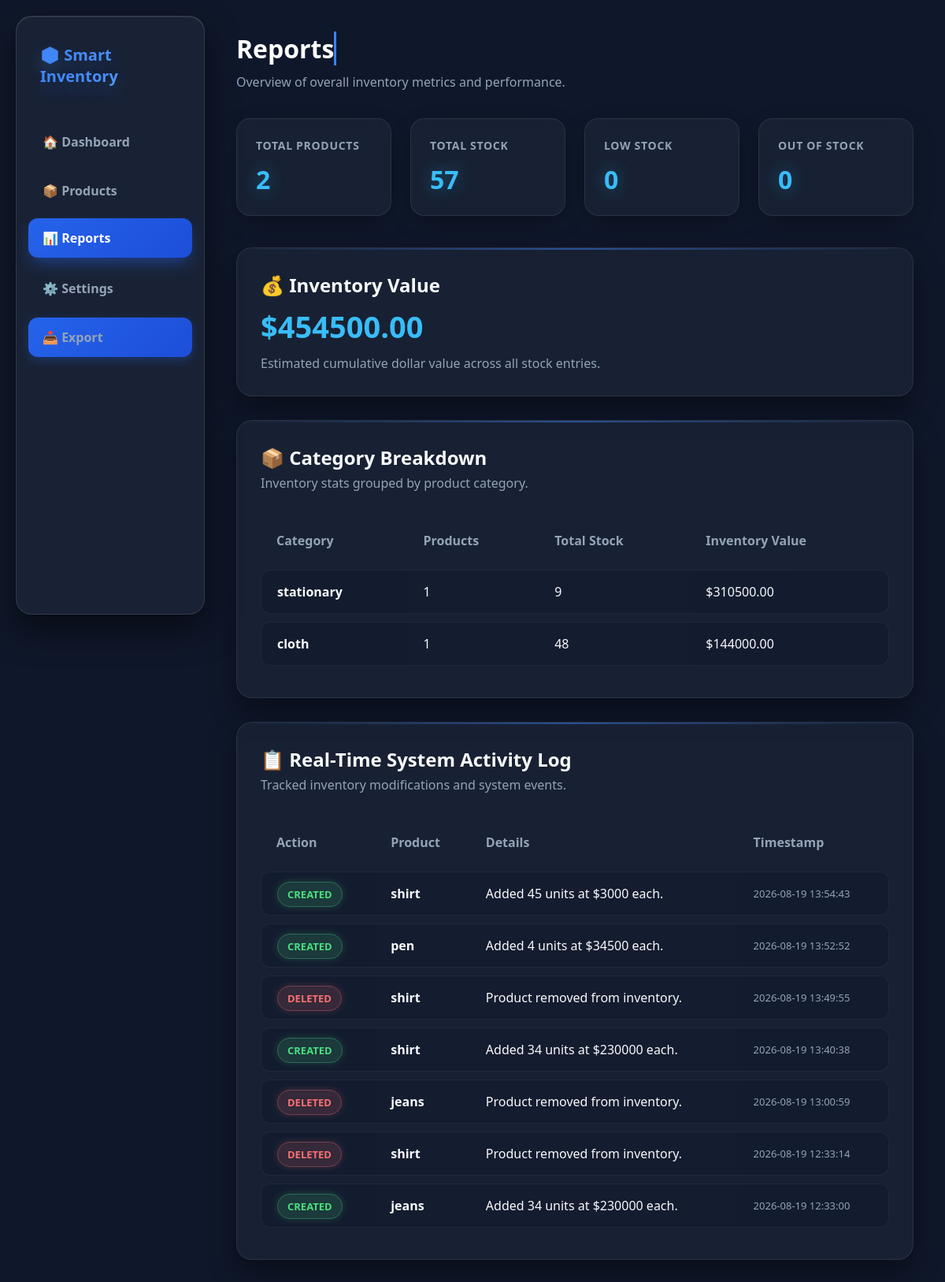
Page /reports on the committed database.
### tables this page shows
CREATE TABLE products (
            id INTEGER PRIMARY KEY AUTOINCREMENT,
            name TEXT NOT NULL,
            category TEXT NOT NULL,
            quantity INTEGER NOT NULL,
            price REAL NOT NULL
        );

CREATE TABLE history (
            id INTEGER PRIMARY KEY AUTOINCREMENT,
            action TEXT NOT NULL,
            product_name TEXT NOT NULL,
            details TEXT NOT NULL,
            timestamp DATETIME DEFAULT CURRENT_TIMESTAMP
        );

### app.py (the view)
@app.route("/reports")
def reports():
    conn = get_db()
    total_products = conn.execute(
        "SELECT COUNT(*) FROM products"
    ).fetchone()[0]
    total_stock = conn.execute(
        "SELECT COALESCE(SUM(quantity), 0) FROM products"
    ).fetchone()[0]
    inventory_value = conn.execute(
        "SELECT COALESCE(SUM(quantity * price), 0) FROM products"
    ).fetchone()[0]
    low_stock = conn.execute(
        "SELECT COUNT(*) FROM products WHERE quantity > 0 AND quantity <= 5"
    ).fetchone()[0]
    out_of_stock = conn.execute(
        "SELECT COUNT(*) FROM products WHERE quantity = 0"
    ).fetchone()[0]
    categories = conn.execute("""
        SELECT
            category,
            COUNT(*) AS product_count,
            COALESCE(SUM(quantity), 0) AS stock,
            COALESCE(SUM(quantity * price), 0) AS value
        FROM products
        GROUP BY category
        ORDER BY value DESC
    """).fetchall()
    recent_activity = conn.execute("""
        SELECT * FROM history ORDER BY timestamp DESC LIMIT 10
    """).fetchall()
    conn.close()
    return render_template(
        "reports.html",
        total_products=total_products,
        total_stock=total_stock,
        inventory_value=inventory_value,
        low_stock=low_stock,
        out_of_stock=out_of_stock,
        categories=categories,
        recent_activity=recent_activity
    )

### app.py (called while the page is built)
def get_db():
    conn = sqlite3.connect(DATABASE)
    conn.row_factory = sqlite3.Row
    return conn

### templates/reports.html (shortened to what this page needs)
<!DOCTYPE html>
<html lang="en">
<head>
    <link rel="stylesheet" href="{{ url_for('static', filename='css/style.css') }}">
</head>
<body>
    <aside class="sidebar">
        <div class="logo">📦 Smart Inventory</div>
        <nav>
            <a href="/">🏠 Dashboard</a>
            <a href="/products">📦 Products</a>
            <a href="/reports" class="active">📊 Reports</a>
            <a href="/settings">⚙️ Settings</a>
            <a href="/export-csv" class="edit-btn">📥 Export</a>
        </nav>
    </aside>
    <main class="main-content">
        <div class="dashboard-header">
            <div>
                <h1>Reports</h1>
                <p>Overview of overall inventory metrics and performance.</p>
            </div>
        </div>
        <div class="stats">
            <div class="stat-card">
                <h3>Total Products</h3>
                <p>{{ total_products }}</p>
            </div>
            <div class="stat-card">
                <h3>Total Stock</h3>
                <p>{{ total_stock }}</p>
            </div>
            <div class="stat-card">
                <h3>Low Stock</h3>
                <p>{{ low_stock }}</p>
            </div>
            <div class="stat-card">
                <h3>Out of Stock</h3>
                <p>{{ out_of_stock }}</p>
            </div>
        </div>
        <section class="inventory-section" style="margin-bottom: 30px;">
            <h2 style="margin-bottom: 10px;">💰 Inventory Value</h2>
            <div style="font-size: 38px; font-weight: 800; color: #38bdf8; margin: 10px 0;">
                ${{ "%.2f"|format(inventory_value) }}
            </div>
            <p style="color: #94a3b8;">Estimated cumulative dollar value across all stock entries.</p>
        </section>
        <section class="inventory-section" style="margin-bottom: 30px;">
            <div class="inventory-header">
                <div>
                    <h2>📦 Category Breakdown</h2>
                    <p style="color: #94a3b8; margin-top: 5px;">Inventory stats grouped by product category.</p>
                </div>
            </div>
            <div class="table-wrapper">
                <table>
                    <thead>
                        <tr>
                            <th>Category</th>
                            <th>Products</th>
                            <th>Total Stock</th>
                            <th>Inventory Value</th>
                        </tr>
                    </thead>
                    <tbody>
                        {% for category in categories %}
                        <tr>
                            <td><strong>{{ category["category"] }}</strong></td>
                            <td>{{ category["product_count"] }}</td>
                            <td>{{ category["stock"] }}</td>
                            <td>${{ "%.2f"|format(category["value"]) }}</td>
                        </tr>
                        {% else %}
                        <tr>
                            <td colspan="4" style="text-align: center; color: #94a3b8; padding: 30px;">
                                No category data available.
                            </td>
                        </tr>
                        {% endfor %}
                    </tbody>
                </table>
            </div>
        </section>
        <section class="inventory-section">
            <div class="inventory-header">
                <div>
                    <h2>📋 Real-Time System Activity Log</h2>
                    <p style="color: #94a3b8; margin-top: 5px;">Tracked inventory modifications and system events.</p>
                </div>
            </div>
            <div class="table-wrapper">
                <table>
                    <thead>
                        <tr>
                            <th>Action</th>
                            <th>Product</th>
                            <th>Details</th>
                            <th>Timestamp</th>
                        </tr>
                    </thead>
                    <tbody>
                        {% for log in recent_activity %}
                        <tr>
                            <td>
                                {% if log["action"] == "CREATED" %}
                                    <span class="in-stock">CREATED</span>
                                {% elif log["action"] == "DELETED" %}
                                    <span class="out-of-stock">DELETED</span>
                                {% else %}
                                    <span class="low-stock">UPDATED</span>
                                {% endif %}
                            </td>
                            <td><strong>{{ log["product_name"] }}</strong></td>
                            <td>{{ log["details"] }}</td>
                            <td style="color: #94a3b8; font-size: 13px;">{{ log["timestamp"] }}</td>
                        </tr>
                        {% else %}
                        <tr>
                            <td colspan="4" style="text-align: center; color: #94a3b8; padding: 30px;">
                                No activity recorded yet.
                            </td>
                        </tr>
                        {% endfor %}
                    </tbody>
                </table>
            </div>
        </section>
    </main>
</body>
</html>

### static/css/style.css (style rules this page uses)
* { margin: 0; padding: 0; box-sizing: border-box; }
body { font-family: 'Segoe UI', system-ui, -apple-system, sans-serif; background: #0f172a; color: #f8fafc; min-height: 100vh; perspective: 1000px; overflow-x: hidden; }
.sidebar { position: fixed; left: 20px; top: 20px; width: 240px; height: calc(100vh - 40px); background: rgba(30, 41, 59, 0.7); backdrop-filter: blur(12px); border: 1px solid rgba(255, 255, 255, 0.1); border-radius: 20px; padding: 25px 15px; box-shadow: 0 20px 40px rgba(0, 0, 0, 0.5), inset 0 1px 0 rgba(255, 255, 255, 0.1); transform-style: preserve-3d; z-index: 100; }
.logo { font-size: 20px; font-weight: 800; padding: 10px 15px; margin-bottom: 35px; background: linear-gradient(135deg, #3b82f6, #60a5fa); -webkit-background-clip: text; -webkit-text-fill-color: transparent; text-shadow: 0 10px 20px rgba(59, 130, 246, 0.3); }
.sidebar nav { display: flex; flex-direction: column; gap: 12px; }
.sidebar nav a { color: #94a3b8; text-decoration: none; padding: 14px 18px; border-radius: 12px; font-weight: 600; transition: all 0.3s cubic-bezier(0.4, 0, 0.2, 1); position: relative; }
.sidebar nav a:hover, .sidebar nav a.active { background: linear-gradient(135deg, #2563eb, #1d4ed8); color: #ffffff; transform: translateY(-2px) translateZ(10px); box-shadow: 0 10px 20px -5px rgba(37, 99, 235, 0.5); }
.main-content { margin-left: 280px; padding: 40px 40px 40px 20px; }
.dashboard-header { display: flex; justify-content: space-between; align-items: center; margin-bottom: 35px; }
.dashboard-header h1 { font-size: 32px; font-weight: 800; color: #ffffff; display: inline-block; overflow: hidden; white-space: nowrap; border-right: 3px solid #3b82f6; animation: typing 2.5s steps(30, end), blink 0.75s infinite; }
.dashboard-header p { color: #94a3b8; margin-top: 5px; }
.stats { display: grid; grid-template-columns: repeat(4, 1fr); gap: 24px; margin-bottom: 40px; }
.stat-card { background: rgba(30, 41, 59, 0.6); backdrop-filter: blur(10px); padding: 24px; border-radius: 18px; border: 1px solid rgba(255, 255, 255, 0.08); box-shadow: 0 10px 30px -10px rgba(0, 0, 0, 0.5); transition: all 0.4s cubic-bezier(0.175, 0.885, 0.32, 1.275); transform-style: preserve-3d; }
.stat-card h3 { color: #94a3b8; font-size: 14px; text-transform: uppercase; letter-spacing: 0.05em; margin-bottom: 12px; }
.stat-card p { font-size: 32px; font-weight: 800; color: #38bdf8; text-shadow: 0 0 20px rgba(56, 189, 248, 0.4); }
.inventory-section { background: rgba(30, 41, 59, 0.6); backdrop-filter: blur(10px); padding: 30px; border-radius: 20px; border: 1px solid rgba(255, 255, 255, 0.08); box-shadow: 0 15px 35px rgba(0, 0, 0, 0.4); }
.inventory-header { display: flex; justify-content: space-between; align-items: center; margin-bottom: 25px; }
.table-wrapper { overflow-x: auto; }
table { width: 100%; border-collapse: separate; border-spacing: 0 10px; }
th { padding: 16px 20px; color: #94a3b8; font-weight: 600; text-align: left; border: none; }
td { padding: 16px 20px; background: rgba(15, 23, 42, 0.4); border-top: 1px solid rgba(255, 255, 255, 0.05); border-bottom: 1px solid rgba(255, 255, 255, 0.05); transition: all 0.2s ease; }
td:first-child { border-left: 1px solid rgba(255, 255, 255, 0.05); border-top-left-radius: 12px; border-bottom-left-radius: 12px; }
td:last-child { border-right: 1px solid rgba(255, 255, 255, 0.05); border-top-right-radius: 12px; border-bottom-right-radius: 12px; }
.in-stock { color: #4ade80; background: rgba(74, 222, 128, 0.15); border: 1px solid rgba(74, 222, 128, 0.3); padding: 6px 12px; border-radius: 20px; font-size: 13px; font-weight: 600; box-shadow: 0 0 10px rgba(74, 222, 128, 0.2); }
.out-of-stock { color: #f87171; background: rgba(248, 113, 113, 0.15); border: 1px solid rgba(248, 113, 113, 0.3); padding: 6px 12px; border-radius: 20px; font-size: 13px; font-weight: 600; box-shadow: 0 0 10px rgba(248, 113, 113, 0.2); }
button, .edit-btn { display: inline-block; padding: 10px 18px; background: linear-gradient(135deg, #2563eb, #1d4ed8); color: #ffffff; border: none; border-radius: 10px; font-weight: 600; text-decoration: none; cursor: pointer; box-shadow: 0 4px 12px rgba(37, 99, 235, 0.3); transition: all 0.3s ease; }
.inventory-section { position: relative; overflow: hidden; }
.inventory-section::before { content: ''; position: absolute; top: 0; left: 0; width: 100%; height: 2px; background: linear-gradient(90deg, transparent, rgba(59, 130, 246, 0.5), transparent); }

### rows in the picture
products: category "stationary", product_count "1", stock "9", value "310500.00"
products: category "cloth", product_count "1", stock "48", value "144000.00"
history: action "CREATED", product_name "shirt", details "Added 45 units at $3000 each.", timestamp "2026-08-19 13:54:43"
history: action "CREATED", product_name "pen", details "Added 4 units at $34500 each.", timestamp "2026-08-19 13:52:52"
history: action "DELETED", product_name "shirt", details "Product removed from inventory.", timestamp "2026-08-19 13:49:55"
history: action "CREATED", product_name "shirt", details "Added 34 units at $230000 each.", timestamp "2026-08-19 13:40:38"
history: action "DELETED", product_name "jeans", details "Product removed from inventory.", timestamp "2026-08-19 13:00:59"
history: action "DELETED", product_name "shirt", details "Product removed from inventory.", timestamp "2026-08-19 12:33:14"
history: action "CREATED", product_name "jeans", details "Added 34 units at $230000 each.", timestamp "2026-08-19 12:33:00"

### other values in the picture
{{ total_products }} "2"
{{ total_stock }} "57"
{{ low_stock }} "0"
{{ out_of_stock }} "0"
{{ "%.2f"|format(inventory_value) }} "454500.00"
